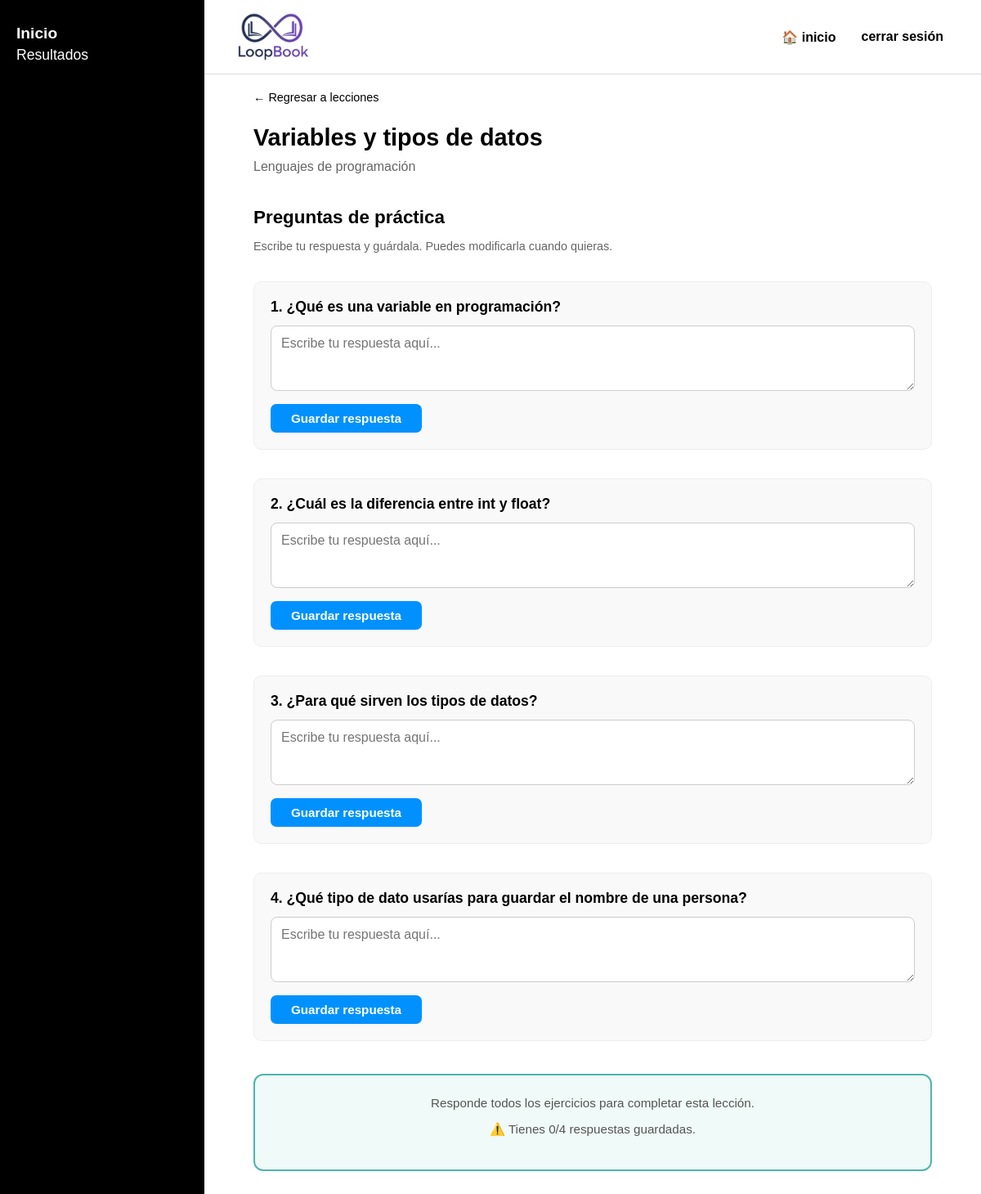
Screenshot of /Frontend/actividades.php?modulo=3 (signed in) with the database file from the repository.
### tables this page shows
CREATE TABLE `modulos` (
  `id_modulo` int(11) NOT NULL,
  `id_curso` int(11) NOT NULL,
  `nombre` varchar(150) NOT NULL,
  `descripcion` text DEFAULT NULL,
  `orden` int(11) NOT NULL
);

CREATE TABLE `curso` (
  `id_curso` int(11) NOT NULL,
  `nombre` varchar(150) NOT NULL,
  `descripcion` text DEFAULT NULL
);

CREATE TABLE `ejercicios` (
  `id_ejercicio` int(11) NOT NULL,
  `id_modulo` int(11) NOT NULL,
  `pregunta` text NOT NULL,
  `retroalimentacion` text DEFAULT NULL,
  `tipo` enum('opcion_multiple','verdadero_falso') NOT NULL,
  `fecha_creacion` datetime NOT NULL
);

### Frontend/actividades.php (the view, shortened to what this page needs)
<?php
require_once __DIR__ . "/conexion.php";
$id_modulo  = isset($_GET["modulo"]) ? (int)$_GET["modulo"] : 1;
$stmtEj = $pdo->prepare("SELECT DISTINCT id_ejercicio, pregunta FROM ejercicios WHERE id_modulo = ? ORDER BY id_ejercicio");
$stmtEj->execute([$id_modulo]);
$ejercicios = $stmtEj->fetchAll(PDO::FETCH_ASSOC);
$total_ejercicios = count($ejercicios);
$respuestas_previas = [];
$total_respondidos = count($respuestas_previas);
$leccion_completada = ($total_ejercicios > 0 && $total_respondidos >= $total_ejercicios);
$stmtModulo = $pdo->prepare("SELECT m.nombre, m.descripcion, c.nombre AS nombre_curso
                              FROM modulos m
                              JOIN curso c ON m.id_curso = c.id_curso
                              WHERE m.id_modulo = ?");
$stmtModulo->execute([$id_modulo]);
$modulo = $stmtModulo->fetch(PDO::FETCH_ASSOC);
?>
<!DOCTYPE html>
<html lang="es">
<head>
</head>
<body>
<aside class="sidebar">
    <h2 onclick="window.location.href='Cursos.php'">Inicio</h2>
    <p onclick="window.location.href='Cursos.php'">Resultados</p>
</aside>
<main class="main-content">
    <header>
        <div class="logo"><img src="loopbook_logo.png" alt="LoopBook"></div>
        <nav class="top-nav">
            <span style="cursor:pointer" onclick="window.location.href='Cursos.php'">🏠 inicio</span>
            <form method="POST" action="cerrarSesion.php" style="margin:0;">
                <button type="submit" class="btn-cerrar">cerrar sesión</button>
            </form>
        </nav>
    </header>
    <section class="lesson-container">
        <a class="back-link" href="Temas.php?modulo=<?= $id_modulo ?>">← Regresar a lecciones</a>
        <?php if ($modulo): ?>
            <h1 class="lesson-title"><?= htmlspecialchars($modulo["nombre"]) ?></h1>
            <p class="category"><?= htmlspecialchars($modulo["nombre_curso"]) ?></p>
        <?php else: ?>
            <h1 class="lesson-title">Lección</h1>
        <?php endif; ?>
        <div class="practice-title">Preguntas de práctica</div>
        <p class="practice-subtitle">Escribe tu respuesta y guárdala. Puedes modificarla cuando quieras.</p>
        <?php if (empty($ejercicios)): ?>
            <p class="sin-ejercicios">No hay ejercicios disponibles para este módulo aún.</p>
        <?php else: ?>
            <?php foreach ($ejercicios as $i => $ej): ?>
                <?php $respuesta_previa = $respuestas_previas[$ej["id_ejercicio"]] ?? ""; ?>
                <div class="question-box">
                    <span class="question-text"><?= ($i + 1) ?>. <?= htmlspecialchars($ej["pregunta"]) ?></span>
                    <form method="POST" action="actividades.php?modulo=<?= $id_modulo ?>">
                        <textarea name="respuesta" rows="3" placeholder="Escribe tu respuesta aquí..."><?= htmlspecialchars($respuesta_previa) ?></textarea>
                        <button type="submit" class="btn-guardar">
                            <?= $respuesta_previa ? "Actualizar respuesta" : "Guardar respuesta" ?>
                        </button>
                    </form>
                </div>
            <?php endforeach; ?>
            <div class="completar-box">
                <?php if ($leccion_completada): ?>
                    <div class="completado-badge">✔ Lección completada</div>
                    <p style="margin:10px 0 0;">¡Ya completaste esta lección! Puedes seguir repasando cuando quieras.</p>
                <?php else: ?>
                    <p>Responde todos los ejercicios para completar esta lección.</p>
                    <p class="aviso-respuestas">
                        ⚠️ Tienes <?= $total_respondidos ?>/<?= $total_ejercicios ?> respuestas guardadas.
                    </p>
                <?php endif; ?>
            </div>
        <?php endif; ?>
    </section>
</main>
</body>
</html>

### Frontend/actividades.php (style rules this page uses)
:root { --sidebar-width: 210px; --text-gray: #666; --primary-blue: #0091ff; --btn-teal: #4db6ac; }
body { margin: 0; font-family: Arial, sans-serif; display: flex; height: 100vh; background-color: white; }
.sidebar { width: var(--sidebar-width); background-color: black; color: white; padding: 30px 20px; flex-shrink: 0; }
.sidebar h2 { margin: 0 0 5px 0; font-size: 1.2rem; cursor: pointer; }
.sidebar p { margin: 5px 0; font-size: 1.1rem; cursor: pointer; }
.main-content { flex-grow: 1; display: flex; flex-direction: column; overflow-y: auto; }
header { display: flex; justify-content: space-between; align-items: center; padding: 15px 40px; border-bottom: 1px solid #ddd; }
.logo img { height: 60px; display: block; }
.top-nav { display: flex; gap: 25px; align-items: center; font-weight: bold; }
.lesson-container { padding: 20px 60px; max-width: 900px; }
.back-link { text-decoration: none; color: black; font-size: 0.9rem; display: block; margin-bottom: 25px; }
.lesson-title { font-size: 1.8rem; margin: 0; }
.category { color: var(--text-gray); margin-top: 10px; margin-bottom: 40px; }
.practice-title { font-size: 1.4rem; font-weight: bold; margin-bottom: 5px; }
.practice-subtitle { color: var(--text-gray); font-size: 0.9rem; margin-bottom: 35px; }
.question-box { margin-bottom: 35px; background: #f9f9f9; padding: 20px; border-radius: 10px; border: 1px solid #eee; }
.question-text { font-weight: bold; font-size: 1.1rem; display: block; margin-bottom: 12px; }
textarea { width: 100%; border: 1px solid #ccc; border-radius: 8px; padding: 12px; font-family: Arial, sans-serif; font-size: 1rem; resize: vertical; box-sizing: border-box; background-color: #fff; }
.btn-guardar { background-color: var(--primary-blue); color: white; border: none; padding: 9px 25px; border-radius: 7px; font-size: 0.95rem; font-weight: bold; cursor: pointer; margin-top: 12px; }
.btn-cerrar { background: none; border: none; cursor: pointer; font-weight: bold; font-size: 1rem; }
.completar-box { margin-top: 40px; margin-bottom: 40px; padding: 25px; border-radius: 12px; text-align: center; border: 2px solid #4db6ac; background: #f0faf8; }
.completar-box p { margin: 0 0 15px 0; color: #555; font-size: 0.95rem; }
.aviso-respuestas { font-size: 0.85rem; color: #e67e22; margin-bottom: 12px; }

### rows the page displays
modulos: nombre "Variables y tipos de datos", id_curso.nombre "Lenguajes de programación"
ejercicios: pregunta "¿Qué es una variable en programación?", shows "Guardar respuesta"
ejercicios: pregunta "¿Cuál es la diferencia entre int y float?", shows "Guardar respuesta"
ejercicios: pregunta "¿Para qué sirven los tipos de datos?", shows "Guardar respuesta"
ejercicios: pregunta "¿Qué tipo de dato usarías para guardar el nombre de una persona?", shows "Guardar respuesta"

### other values shown
$total_respondidos "0"
$total_ejercicios "4"
